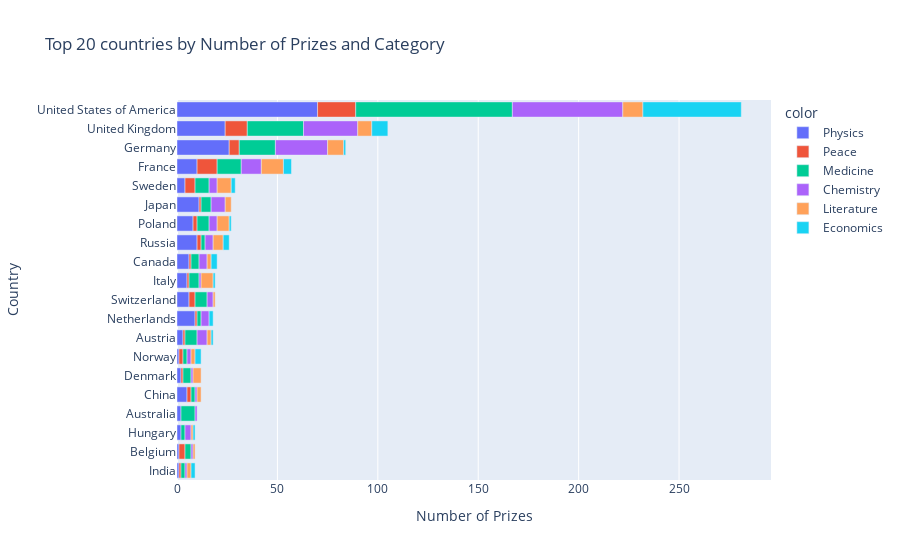

Notebook source saved alongside this figure:
### Code cell
cat_country_bar=px.bar(x=merged_df.cat_prize,y=merged_df.birth_country_current,
                       color=merged_df.category,orientation="h",title="Top 20 countries by Number of Prizes and Category")
cat_country_bar.update_layout(xaxis_title="Number of Prizes",
                              yaxis_title="Country")
cat_country_bar.show()

### Figure 1 — Plotly figure (JSON) as saved in the notebook; plotly's stock layout.template omitted (floating-point values rounded to 4 significant figures)
{"data": [{"alignmentgroup": "True", "hovertemplate": "color=Physics<br>x=%{x}<br>y=%{y}<extra></extra>", "legendgroup": "Physics", "marker": {"color": "#636efa", "pattern": {"shape": ""}}, "name": "Physics", "offsetgroup": "Physics", "orientation": "h", "showlegend": true, "textposition": "auto", "type": "bar", "x": [1, 1, 2, 2, 5, 2, 1, 3, 9, 6, 5, 6, 10, 8, 11, 4, 10, 26, 24, 70], "xaxis": "x", "y": ["India", "Belgium", "Hungary", "Australia", "China", "Denmark", "Norway", "Austria", "Netherlands", "Switzerland", "Italy", "Canada", "Russia", "Poland", "Japan", "Sweden", "France", "Germany", "United Kingdom", "United States of America"], "yaxis": "y"}, {"alignmentgroup": "True", "hovertemplate": "color=Peace<br>x=%{x}<br>y=%{y}<extra></extra>", "legendgroup": "Peace", "marker": {"color": "#EF553B", "pattern": {"shape": ""}}, "name": "Peace", "offsetgroup": "Peace", "orientation": "h", "showlegend": true, "textposition": "auto", "type": "bar", "x": [1, 3, 2, 1, 2, 1, 1, 1, 3, 1, 2, 1, 2, 5, 10, 5, 11, 19], "xaxis": "x", "y": ["India", "Belgium", "China", "Denmark", "Norway", "Austria", "Netherlands", "Italy", "Switzerland", "Canada", "Russia", "Japan", "Poland", "Sweden", "France", "Germany", "United Kingdom", "United States of America"], "yaxis": "y"}, {"alignmentgroup": "True", "hovertemplate": "color=Medicine<br>x=%{x}<br>y=%{y}<extra></extra>", "legendgroup": "Medicine", "marker": {"color": "#00cc96", "pattern": {"shape": ""}}, "name": "Medicine", "offsetgroup": "Medicine", "orientation": "h", "showlegend": true, "textposition": "auto", "type": "bar", "x": [3, 2, 2, 7, 4, 2, 2, 6, 2, 6, 5, 4, 2, 6, 5, 7, 12, 18, 28, 78], "xaxis": "x", "y": ["Belgium", "Hungary", "India", "Australia", "Denmark", "China", "Norway", "Austria", "Netherlands", "Switzerland", "Italy", "Canada", "Russia", "Poland", "Japan", "Sweden", "France", "Germany", "United Kingdom", "United States of America"], "yaxis": "y"}, {"alignmentgroup": "True", "hovertemplate": "color=Chemistry<br>x=%{x}<br>y=%{y}<extra></extra>", "legendgroup": "Chemistry", "marker": {"color": "#ab63fa", "pattern": {"shape": ""}}, "name": "Chemistry", "offsetgroup": "Chemistry", "orientation": "h", "showlegend": true, "textposition": "auto", "type": "bar", "x": [1, 3, 1, 1, 1, 1, 2, 5, 4, 1, 3, 4, 4, 7, 4, 4, 10, 26, 27, 55], "xaxis": "x", "y": ["Belgium", "Hungary", "India", "Australia", "China", "Denmark", "Norway", "Austria", "Netherlands", "Italy", "Switzerland", "Canada", "Russia", "Japan", "Poland", "Sweden", "France", "Germany", "United Kingdom", "United States of America"], "yaxis": "y"}, {"alignmentgroup": "True", "hovertemplate": "color=Literature<br>x=%{x}<br>y=%{y}<extra></extra>", "legendgroup": "Literature", "marker": {"color": "#FFA15A", "pattern": {"shape": ""}}, "name": "Literature", "offsetgroup": "Literature", "orientation": "h", "showlegend": true, "textposition": "auto", "type": "bar", "x": [1, 1, 2, 2, 2, 4, 2, 1, 6, 2, 5, 3, 6, 7, 11, 8, 7, 10], "xaxis": "x", "y": ["Belgium", "Hungary", "India", "Norway", "China", "Denmark", "Austria", "Switzerland", "Italy", "Canada", "Russia", "Japan", "Poland", "Sweden", "France", "Germany", "United Kingdom", "United States of America"], "yaxis": "y"}, {"alignmentgroup": "True", "hovertemplate": "color=Economics<br>x=%{x}<br>y=%{y}<extra></extra>", "legendgroup": "Economics", "marker": {"color": "#19d3f3", "pattern": {"shape": ""}}, "name": "Economics", "offsetgroup": "Economics", "orientation": "h", "showlegend": true, "textposition": "auto", "type": "bar", "x": [1, 2, 3, 1, 2, 1, 3, 3, 1, 2, 4, 1, 8, 49], "xaxis": "x", "y": ["Hungary", "India", "Norway", "Austria", "Netherlands", "Italy", "Canada", "Russia", "Poland", "Sweden", "France", "Germany", "United Kingdom", "United States of America"], "yaxis": "y"}], "layout": {"barmode": "relative", "legend": {"title": {"text": "color"}, "tracegroupgap": 0}, "title": {"text": "Top 20 countries by Number of Prizes and Category"}, "xaxis": {"anchor": "y", "domain": [0, 1], "title": {"text": "Number of Prizes"}}, "yaxis": {"anchor": "x", "domain": [0, 1], "title": {"text": "Country"}}}}
